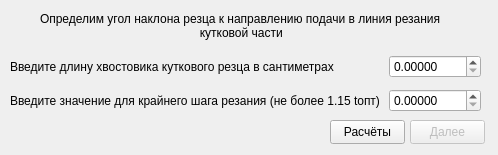
<?xml version="1.0" encoding="UTF-8"?>
<ui version="4.0">
 <class>Corner</class>
 <widget class="QDialog" name="Corner">
  <property name="geometry">
   <rect>
    <x>0</x>
    <y>0</y>
    <width>498</width>
    <height>155</height>
   </rect>
  </property>
  <property name="minimumSize">
   <size>
    <width>498</width>
    <height>155</height>
   </size>
  </property>
  <property name="windowTitle">
   <string>Dialog</string>
  </property>
  <widget class="QLabel" name="label">
   <property name="geometry">
    <rect>
     <x>40</x>
     <y>10</y>
     <width>401</width>
     <height>31</height>
    </rect>
   </property>
   <property name="text">
    <string>Определим угол наклона резца к направлению подачи в линия резания
                                                кутковой части</string>
   </property>
  </widget>
  <widget class="QPushButton" name="pushButton">
   <property name="enabled">
    <bool>false</bool>
   </property>
   <property name="geometry">
    <rect>
     <x>410</x>
     <y>120</y>
     <width>75</width>
     <height>24</height>
    </rect>
   </property>
   <property name="text">
    <string>Далее</string>
   </property>
  </widget>
  <widget class="QWidget" name="layoutWidget">
   <property name="geometry">
    <rect>
     <x>10</x>
     <y>50</y>
     <width>471</width>
     <height>67</height>
    </rect>
   </property>
   <layout class="QGridLayout" name="gridLayout">
    <item row="0" column="0">
     <widget class="QLabel" name="label_2">
      <property name="text">
       <string>Введите длину хвостовика куткового резца в сантиметрах</string>
      </property>
     </widget>
    </item>
    <item row="0" column="1">
     <widget class="QDoubleSpinBox" name="doubleSpinBox">
      <property name="maximumSize">
       <size>
        <width>92</width>
        <height>16777215</height>
       </size>
      </property>
      <property name="decimals">
       <number>5</number>
      </property>
      <property name="maximum">
       <double>99999999999999991611392.000000000000000</double>
      </property>
      <property name="singleStep">
       <double>0.100000000000000</double>
      </property>
     </widget>
    </item>
    <item row="1" column="0">
     <widget class="QLabel" name="label_3">
      <property name="text">
       <string>Введите значение для крайнего шага резания (не более 1.15 tопт)</string>
      </property>
     </widget>
    </item>
    <item row="1" column="1">
     <widget class="QDoubleSpinBox" name="doubleSpinBox_2">
      <property name="maximumSize">
       <size>
        <width>92</width>
        <height>16777215</height>
       </size>
      </property>
      <property name="decimals">
       <number>5</number>
      </property>
      <property name="maximum">
       <double>99999999999999991611392.000000000000000</double>
      </property>
      <property name="singleStep">
       <double>0.100000000000000</double>
      </property>
     </widget>
    </item>
   </layout>
  </widget>
  <widget class="QPushButton" name="pushButton_2">
   <property name="geometry">
    <rect>
     <x>330</x>
     <y>120</y>
     <width>75</width>
     <height>24</height>
    </rect>
   </property>
   <property name="text">
    <string>Расчёты</string>
   </property>
  </widget>
 </widget>
 <resources/>
 <connections/>
</ui>
